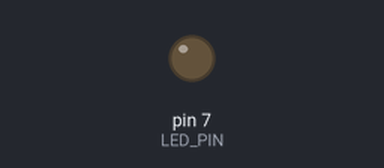
Bench run of a sketch on a simulated Arduino Uno, built with avr-gcc and run on an emulated ATmega328P. On the bench: output pins drawn as LEDs (lit = HIGH).

Above: at 0.05 s.
At 0.45 s:
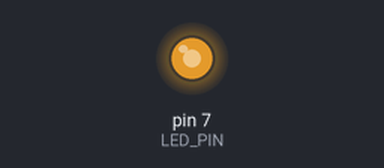
At 0.75 s:
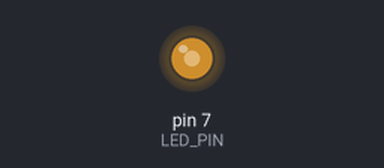
At 0.9 s:
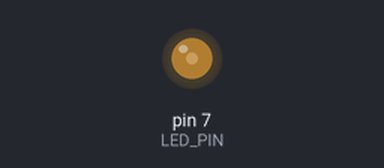
Timing chart, 0 to 3.0 s (numbered marks = the images above):
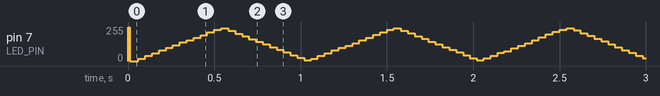

The sketch:

06_challenge_1.ino
```cpp
#define LED_PIN 7

unsigned long _period = 100;
unsigned long _duty = 100;
unsigned long _onTime = 100;

void set_period(int period){
  _period = period;
  _onTime = _duty * (_period / 100);
}

void set_duty(int duty){
  _duty = duty;
  _onTime = _duty * (_period / 100);
}

// the setup routine runs once when you press reset:
void setup() {
  pinMode(LED_PIN, OUTPUT);
  set_period(10000);
}

// the loop routine runs over and over again forever:
void loop() {

  digitalWrite(LED_PIN, true);
  delayMicroseconds(_onTime);
  digitalWrite(LED_PIN, false);
  delayMicroseconds(_period - _onTime);

  int t = (millis() % 1000) / 5;
  set_duty(t < 100 ? t : 200 - t);
}
```
